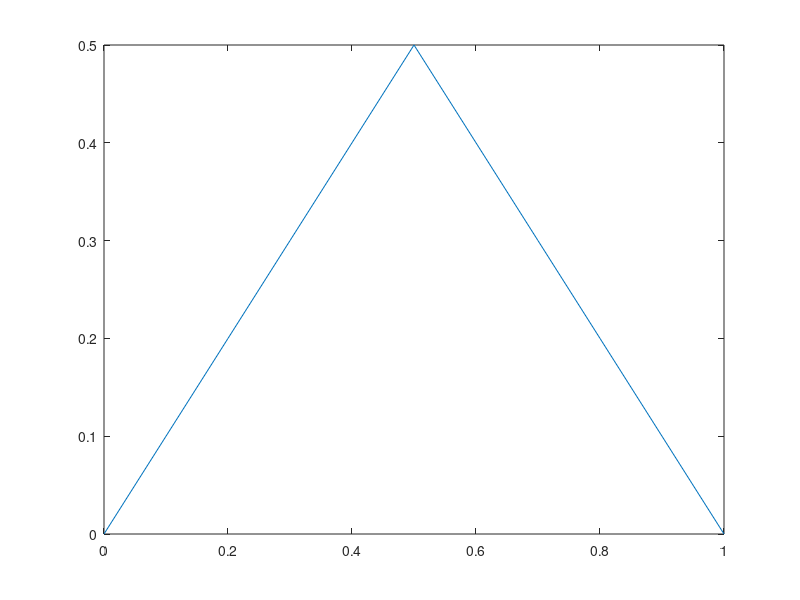
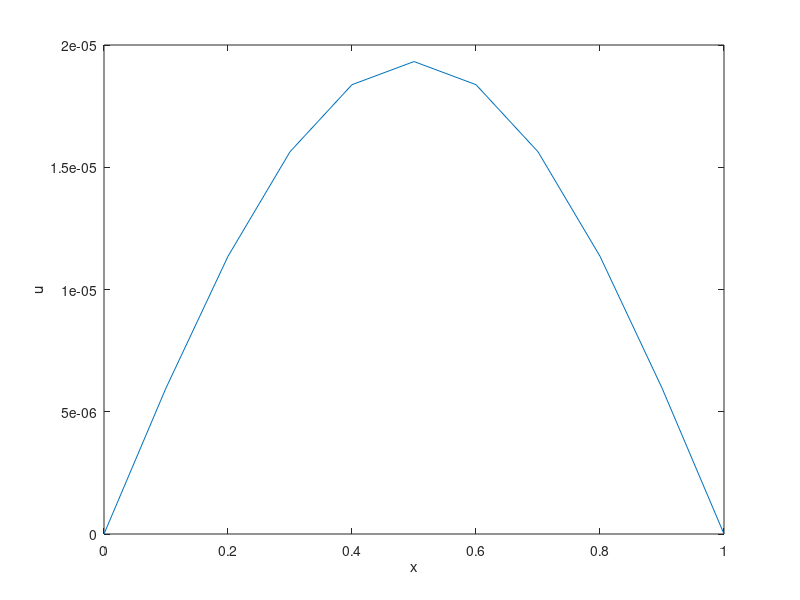

Write the MATLAB code that produced these figures, in order.
% problem 5 

dx = 0.1;
dt = 0.01;
tend = 1;
xend = 1;

nnodes = 1/dx + xend;


% mass matrix
Mij = gallery('tridiag', nnodes, dx/6 - dt/(2*dx), 2*dx/3 + dt/dx, dx/6 - dt/(2*dx));

% B matrix
Bij = gallery('tridiag', nnodes, dx/6 + dt/(2*dx), 2*dx/3 - dt/dx, dx/6 + dt/(2*dx));

% create the initial condition
xnodes = dx*[0:nnodes-1]';
alpha0 = 0.5 - abs(xnodes-0.5);

% enforce the boundary conditions
Bij(1,1) = 1;
Bij(1,2) = 0;
Bij(end,end) = 1;
Bij(end, end-1) = 0;
Mij(1,1) = 1;
Mij(1,2) = 0;
Mij(end,end) = 1;
Mij(end, end-1) = 0;


figure()
plot(xnodes, alpha0);

tcur = 0;
alpha_old = alpha0;
while (tcur<tend)
    tcur = tcur + dt;
    
    intmat = Mij\Bij;
    alpha = intmat*alpha_old;
    disp(tcur)
    
    alpha_old = alpha;
    
end

figure()
plot(xnodes, alpha);
xlabel('x')
ylabel('u')
%ylim([0,0.5])

max(alpha)

    
    